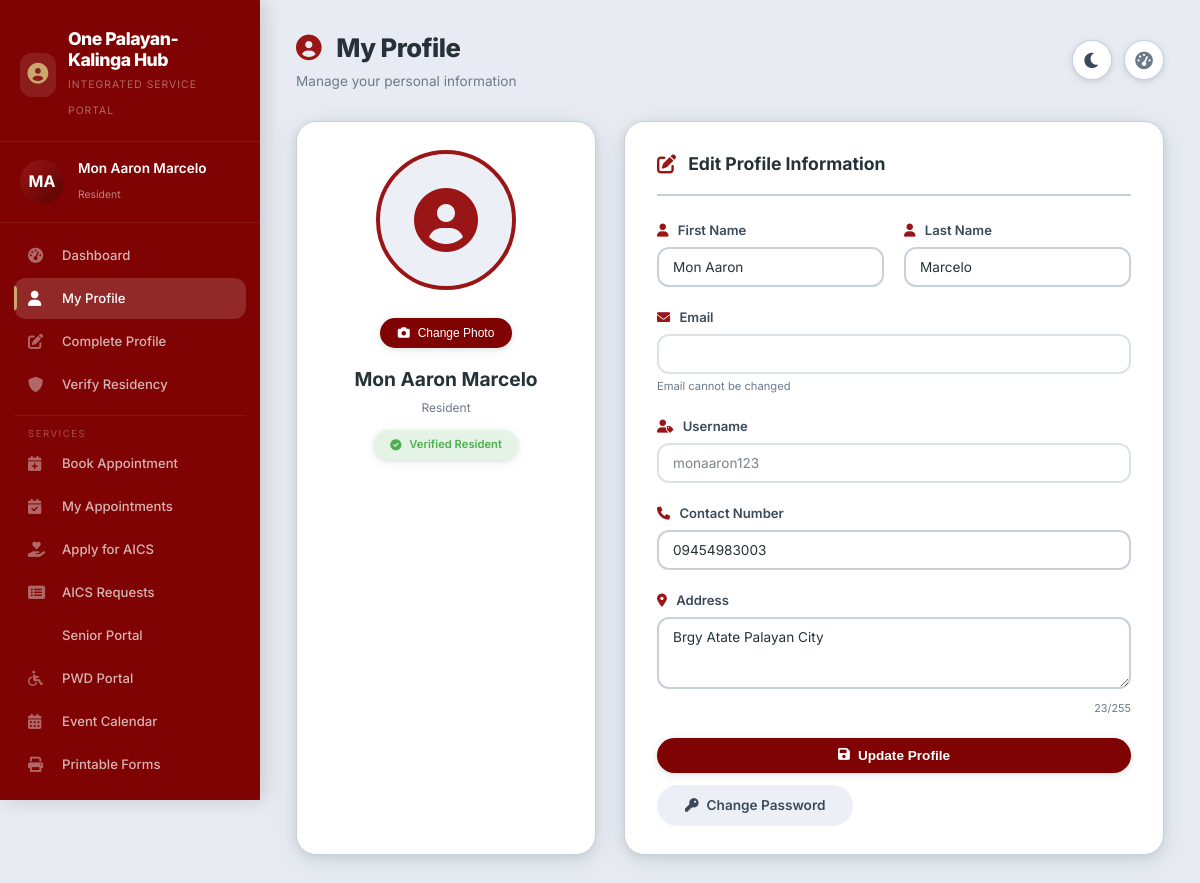
Before: /profile.php (signed in) with the older database file.
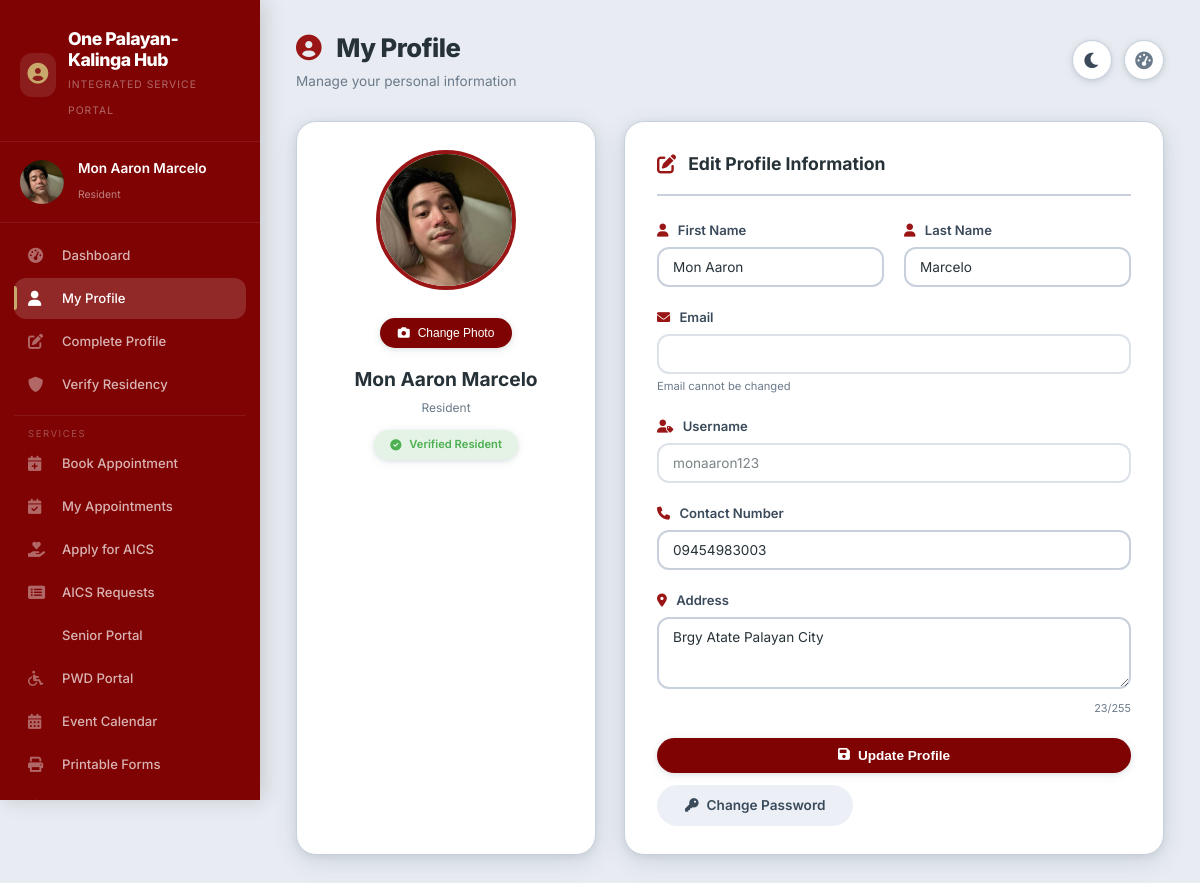
After: the same page with the newer database file.
### tables this page shows
CREATE TABLE `users` (
  `user_id` int(11) NOT NULL,
  `username` varchar(50) NOT NULL,
  `password` varchar(255) NOT NULL,
  `email` varchar(100) NOT NULL,
  `first_name` varchar(50) NOT NULL,
  `last_name` varchar(50) NOT NULL,
  `contact_number` varchar(20) DEFAULT NULL,
  `address` text DEFAULT NULL,
  `role` enum('resident','staff','admin') DEFAULT 'resident',
  `status` enum('active','inactive') DEFAULT 'active',
  `created_at` timestamp NOT NULL DEFAULT current_timestamp(),
  `updated_at` timestamp NOT NULL DEFAULT current_timestamp() ON UPDATE current_timestamp(),
  `last_login` datetime DEFAULT NULL,
  `is_active` tinyint(1) NOT NULL DEFAULT 1,
  `profile_picture` varchar(255) DEFAULT NULL,
  `verification_status` enum('pending','verified','rejected') DEFAULT 'pending',
  `verification_date` timestamp NULL DEFAULT NULL,
  `verified_by` int(11) DEFAULT NULL
);

### profile.php (the view, shortened to what the changed rows need)
<?php
$database = new Database();
$db = $database->getConnection();
$query = "SELECT * FROM users WHERE user_id = :user_id";
$stmt = $db->prepare($query);
$stmt->bindParam(':user_id', $_SESSION['user_id']);
$stmt->execute();
$user = $stmt->fetch(PDO::FETCH_ASSOC);
$initials = '';
$name_parts = explode(' ', $_SESSION['full_name']);
foreach($name_parts as $part) {
    $initials .= strtoupper(substr($part, 0, 1));
}
$initials = substr($initials, 0, 2);
$profile_picture = $user['profile_picture'] ?? '';
$avatar_url = !empty($profile_picture) && file_exists($profile_picture)
    ? $profile_picture . '?v=' . filemtime($profile_picture)
    : '';
$dark_mode = isset($_COOKIE['dark_mode']) && $_COOKIE['dark_mode'] === 'enabled';
?>
<!DOCTYPE html>
<html lang="en" data-theme="<?php echo $dark_mode ? 'dark' : 'light'; ?>">
<head>
    <link rel="stylesheet" href="https://cdnjs.cloudflare.com/ajax/libs/font-awesome/6.0.0/css/all.min.css">
    <link rel="stylesheet" href="https://cdnjs.cloudflare.com/ajax/libs/cropperjs/1.6.1/cropper.min.css">
    <link rel="stylesheet" href="css/portal-layout.css">
</head>
<body>
    <div class="app-container">
        <div class="sidebar" id="sidebar">
            <div class="sidebar-header">
                <div class="logo-text">
                    <h2>One Palayan-Kalinga Hub</h2>
                </div>
            </div>
            <div class="user-info-sidebar">
                <div class="user-avatar-sidebar">
                    <?php if (!empty($avatar_url)): ?>
                        <img src="<?php echo htmlspecialchars($avatar_url); ?>" alt="Profile">
                    <?php else: ?>
                        <?php echo $initials; ?>
                    <?php endif; ?>
                </div>
                <div>
                    <h4><?php echo htmlspecialchars($_SESSION['full_name']); ?></h4>
                    <span>Resident</span>
                </div>
            </div>
        </div>
        <div class="main-content">
            <div class="top-bar">
                <div class="top-bar-left">
                    <div class="page-title">
                        <h1><i class="fas fa-user-circle" style="color: var(--maroon-light); margin-right: 10px;"></i> My Profile</h1>
                    </div>
                </div>
            </div>
        <div class="profile-layout">
            <div class="profile-card animate-in" style="animation-delay: 0.05s;">
                <div class="profile-image" id="avatarClickTarget">
                    <?php if(!empty($avatar_url)): ?>
                        <img src="<?php echo htmlspecialchars($avatar_url); ?>" alt="Profile Picture" id="avatarImg">
                    <?php else: ?>
                        <div class="default-avatar"><i class="fas fa-user-circle"></i></div>
                    <?php endif; ?>
                </div>
                <div class="profile-name">
                    <h3><?php echo htmlspecialchars($user['first_name'] . ' ' . $user['last_name']); ?></h3>
                    <p>Resident</p>
                </div>
            </div>
            <div class="profile-form animate-in" style="animation-delay: 0.15s;">
                <div class="form-header">
                    <h2>Edit Profile Information</h2>
                </div>
                <form method="POST" action="" id="profileForm">
                    <div class="form-row">
                        <div class="form-group">
                            <label><i class="fas fa-user"></i> First Name</label>
                            <input type="text" name="first_name" value="<?php echo htmlspecialchars($user['first_name']); ?>" required>
                        </div>
                        <div class="form-group">
                            <label><i class="fas fa-user"></i> Last Name</label>
                            <input type="text" name="last_name" value="<?php echo htmlspecialchars($user['last_name']); ?>" required>
                        </div>
                    </div>
                    <div class="form-group">
                        <label><i class="fas fa-user-tag"></i> Username</label>
                        <input type="text" value="<?php echo htmlspecialchars($user['username']); ?>" disabled>
                    </div>
                    <div class="form-group">
                        <label><i class="fas fa-phone"></i> Contact Number</label>
                        <input type="text" name="contact_number" value="<?php echo htmlspecialchars($user['contact_number']); ?>" placeholder="e.g., 09123456789">
                    </div>
                    <div class="form-group">
                        <label><i class="fas fa-map-marker-alt"></i> Address</label>
                        <textarea name="address" rows="3" maxlength="255" id="addressField" placeholder="Enter your complete address"><?php echo htmlspecialchars($user['address']); ?></textarea>
                        <div class="char-counter"><span id="addressCount">0</span>/255</div>
                    </div>
                </form>
            </div>
        </div>
    </div>
</div>
</body>
</html>

Changed rows visible on the page:
changed users "Mon Aaron Marcelo": profile_picture: picture added
Other visible differences:
$initials: "MA" → (not shown)
